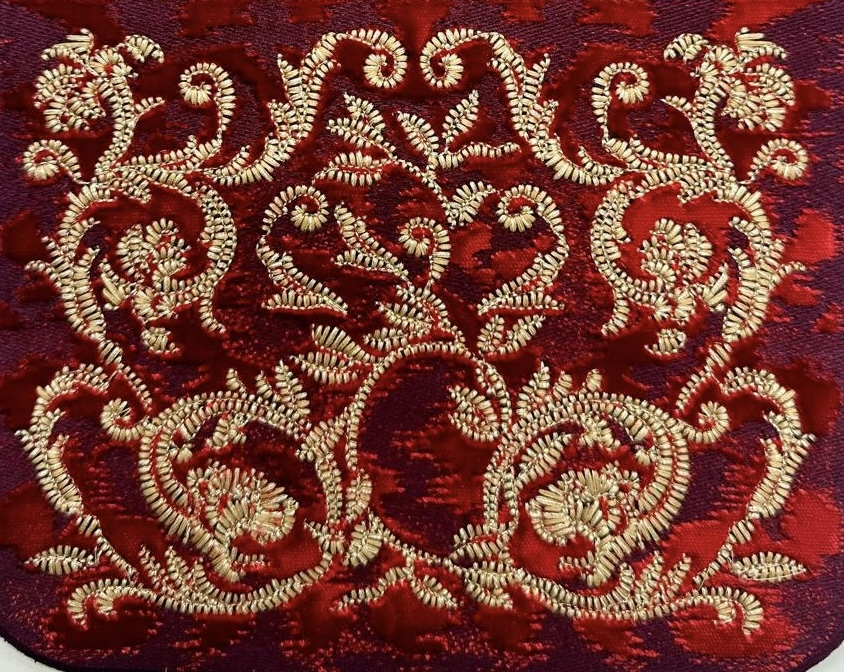
#> input picture embroidery_dst_lab/input/DAMSCO FLOREALE - PUNTO MATTEZZO CON BASE PER APPIATTIMENTO FILO -  EFFETTO VINTAGE.jpg, 844 x 672 px
$ python segment_image.py --image '../input/DAMSCO FLOREALE - PUNTO MATTEZZO CON BASE PER APPIATTIMENTO FILO -  EFFETTO VINTAGE.jpg'
#> lines starting #> are read from the running program, lines starting #| are printed output that depends on the picture; after the words box and inside, x2 and y2 are one past the last pixel; in counts of white or black regions, pixels touching at a corner belong together
#!/usr/bin/env python3
"""Segment an image into k color regions and export masks + metadata.

Lightweight k-means color quantization (no scikit deps). Saves one mask per cluster
(white foreground on black) and a JSON summary with bbox, area and mean color.
"""

from __future__ import annotations

import argparse
import json
import math
import random
from pathlib import Path
from typing import Dict, List, Tuple

import numpy as np
from PIL import Image


def load_image(path: Path) -> np.ndarray:
    with Image.open(path) as img:
        img = img.convert("RGB")
    return np.asarray(img, dtype=np.float32) / 255.0  # (H, W, 3)


def initialize_centroids(pixels: np.ndarray, k: int, seed: int | None = None) -> np.ndarray:
    rng = random.Random(seed)
    idx = rng.sample(range(len(pixels)), k)
    return pixels[idx]


def kmeans(
    pixels: np.ndarray,
    k: int,
    max_iter: int = 15,
    tol: float = 1e-4,
    seed: int | None = None,
) -> Tuple[np.ndarray, np.ndarray]:
    """Return (labels, centroids)."""
    centroids = initialize_centroids(pixels, k, seed=seed)
    labels = np.zeros(len(pixels), dtype=np.int32)
    for _ in range(max_iter):
        # assign
        dists = np.linalg.norm(pixels[:, None, :] - centroids[None, :, :], axis=2)
        new_labels = np.argmin(dists, axis=1)
        # recompute
        new_centroids = []
        for i in range(k):
            members = pixels[new_labels == i]
            if len(members) == 0:
                new_centroids.append(centroids[i])
            else:
                new_centroids.append(members.mean(axis=0))
        new_centroids = np.stack(new_centroids)
        shift = np.linalg.norm(new_centroids - centroids)
        centroids = new_centroids
        labels = new_labels
        if shift < tol:
            break
    return labels, centroids


def mask_stats(mask: np.ndarray) -> Dict:
    ys, xs = np.nonzero(mask)
    if len(xs) == 0:
        return {
            "area_px": 0,
            "area_pct": 0.0,
            "bbox": None,
        }
    bbox = {"minx": int(xs.min()), "miny": int(ys.min()), "maxx": int(xs.max()), "maxy": int(ys.max())}
    return {
        "area_px": int(mask.sum()),
        "bbox": bbox,
    }


def save_mask(mask: np.ndarray, path: Path) -> None:
    img = Image.fromarray((mask * 255).astype(np.uint8), mode="L")
    path.parent.mkdir(parents=True, exist_ok=True)
    img.save(path)


def main() -> None:
    parser = argparse.ArgumentParser(description="Segment image into k color clusters and export masks + JSON.")
    parser.add_argument("--image", required=True, help="Input image.")
    parser.add_argument("--k", type=int, default=4, help="Number of clusters (default: 4).")
    parser.add_argument(
        "--min-area-pct",
        type=float,
        default=0.5,
        help="Discard clusters smaller than this percentage of pixels (default 0.5%%).",
    )
    parser.add_argument(
        "--max-iter",
        type=int,
        default=15,
        help="Max iterations for k-means (default: 15).",
    )
    parser.add_argument("--seed", type=int, default=42, help="Random seed (default: 42).")
    parser.add_argument(
        "--output-dir",
        default="embroidery_dst_lab/output/segments",
        help="Output folder for masks and metadata.",
    )
    args = parser.parse_args()

    img_path = Path(args.image)
    if not img_path.exists():
        raise SystemExit(f"Image not found: {img_path}")
    output_dir = Path(args.output_dir)
    masks_dir = output_dir / "masks"

    rgb = load_image(img_path)
#> in load_image, img is the input picture: PIL image 844x672 RGB; mean R, G, B 118.8, 62, 52.1
    h, w, _ = rgb.shape
#> h = 672; w = 844
    pixels = rgb.reshape(-1, 3)
    labels, centroids = kmeans(pixels, k=args.k, max_iter=args.max_iter, seed=args.seed)
#> in initialize_centroids, `idx = rng.sample(range(len(pixels)), k)`: idx = [116739, 26225, 288389, 256787]
#> in kmeans, `centroids = initialize_centroids(pixels, k, seed=seed)`: centroids = [[0.949, 0.78, 0.714], [0.4, 0.188, 0.239], [0.259, 0.0157, 0.0196], [0.424, 0.231, 0.173]]
#> the loop in kmeans, `for _ in range(max_iter):` made 15 passes
#> shift on pass 1: 0.198
#> centroids = [[0.894, 0.786, 0.667], [0.477, 0.171, 0.143], [0.28, 0.0509, 0.0494], [0.655, 0.496, 0.39]]

    total_px = h * w
#> total_px = 567168
    min_area_px = total_px * (args.min_area_pct / 100.0)
#> min_area_px = 2835.8

    metadata = {
        "image": str(img_path),
        "k": args.k,
        "min_area_pct": args.min_area_pct,
        "width": w,
        "height": h,
        "regions": [],
    }

    for idx in range(args.k):
        mask = (labels.reshape(h, w) == idx).astype(np.uint8)
        stats = mask_stats(mask)
        area_px = stats["area_px"]
        area_pct = (area_px / total_px * 100.0) if total_px else 0.0
        if area_px < min_area_px:
            continue
        mean_color = centroids[idx]
        mask_path = masks_dir / f"region_{idx}.png"
        save_mask(mask, mask_path)
        region_entry = {
            "id": idx,
            "area_px": area_px,
            "area_pct": area_pct,
            "bbox": stats["bbox"],
            "mean_color_rgb": [float(x) for x in mean_color],
            "mask": str(mask_path),
        }
        metadata["regions"].append(region_entry)
#> this loop made 4 passes
#> (bbox in mask_stats, area_px, area_pct, mean_color) on passes 2 to 3: ({'minx': 0, 'miny': 0, 'maxx': 843, 'maxy': 671}, 145581, 25.67, [0.477, 0.171, 0.143]), ({'minx': 0, 'miny': 0, 'maxx': 843, 'maxy': 671}, 266148, 46.93, [0.28, 0.0509, 0.0494])
#> pass 1, in main, `mask = (labels.reshape(h, w) == idx).astype(np.uint8)`:
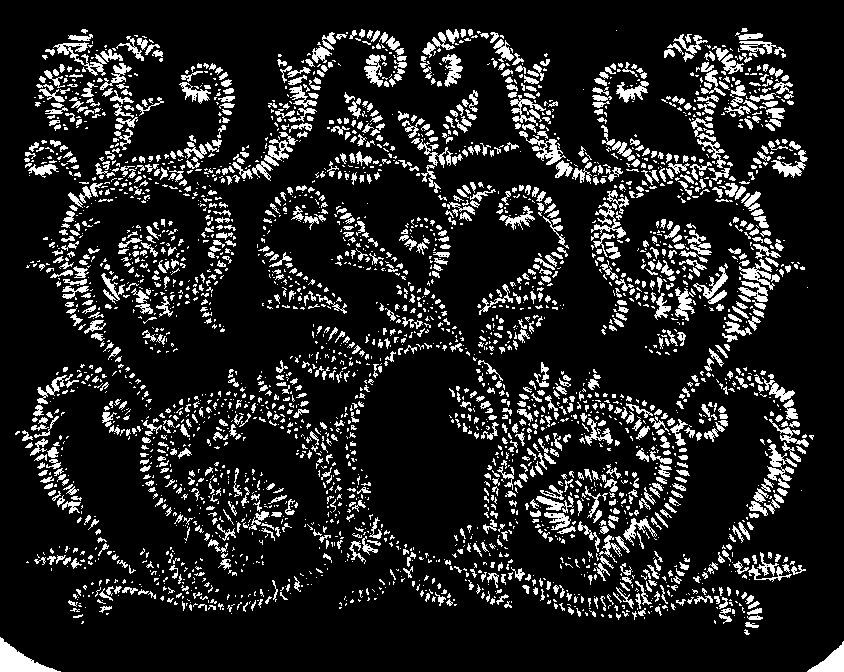
#> mask: shape (672, 844); values 0 (black) and 1 (white), 13.6% white; 3266 white regions (2065 under 20 px), largest, box (x1, y1, x2, y2) and area: (0, 637, 61, 672) 897, (807, 641, 844, 672) 529, (53, 42, 107, 76) 491
#> pass 2, in main, `mask = (labels.reshape(h, w) == idx).astype(np.uint8)`:
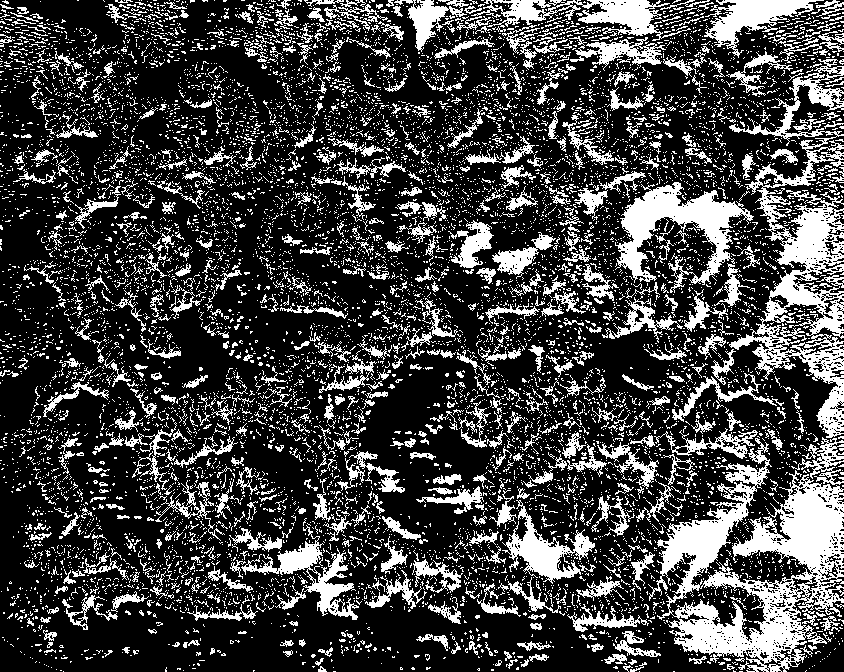
#> mask: shape (672, 844); values 0 (black) and 1 (white), 25.7% white; 10426 white regions (9700 under 20 px), largest, box (x1, y1, x2, y2) and area: (648, 438, 844, 672) 18136, (729, 59, 844, 438) 12536, (615, 182, 754, 293) 5548
#> after the loop:
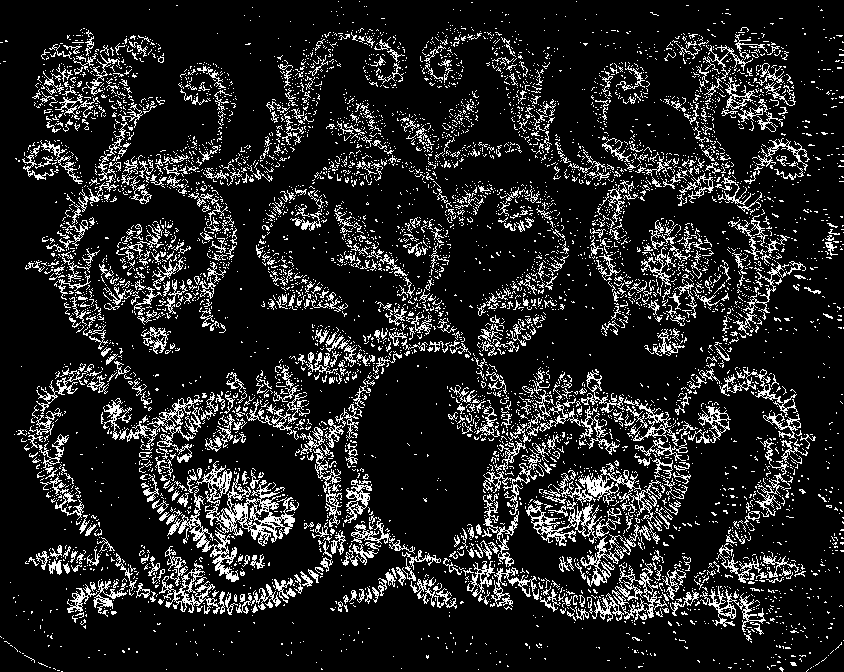
#> mask: shape (672, 844); values 0 (black) and 1 (white), 13.8% white in thin lines or dots

    output_dir.mkdir(parents=True, exist_ok=True)
    meta_path = output_dir / "segments.json"
    meta_path.write_text(json.dumps(metadata, indent=2), encoding="utf-8")

    print(f"Saved {len(metadata['regions'])} region mask(s) to {masks_dir}")
#| Saved 4 region mask(s) to embroidery_dst_lab/output/segments/masks
    print(f"Metadata: {meta_path}")


if __name__ == "__main__":
    main()
